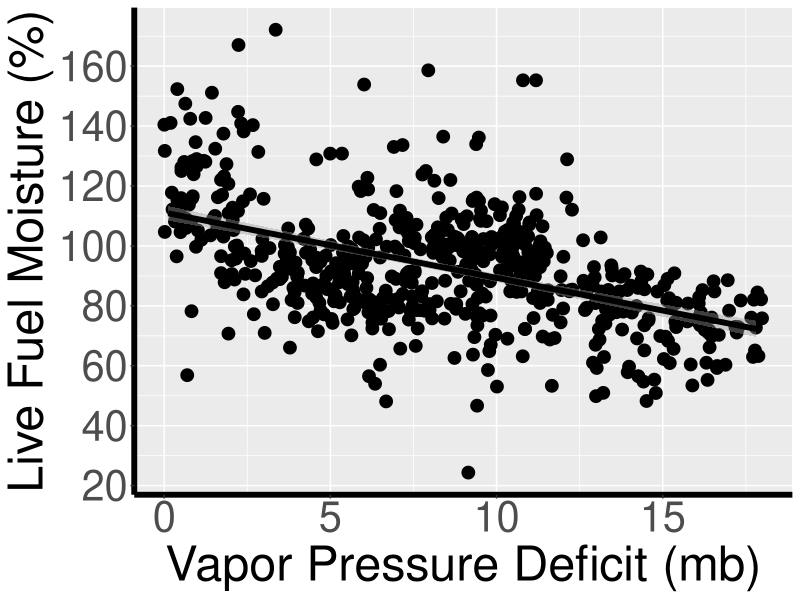
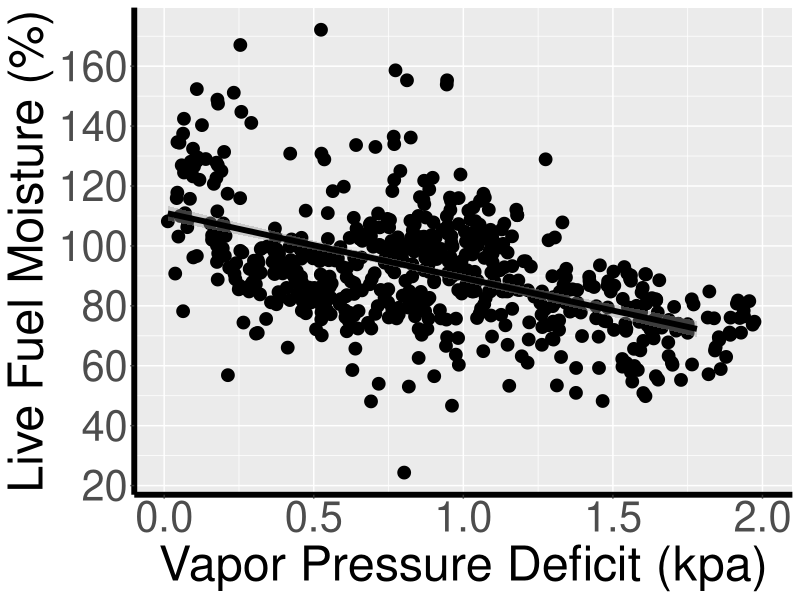
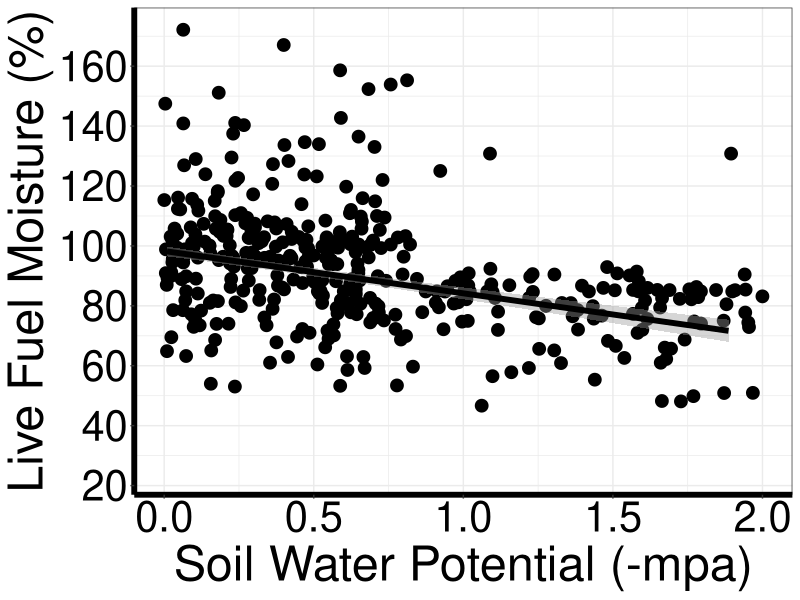
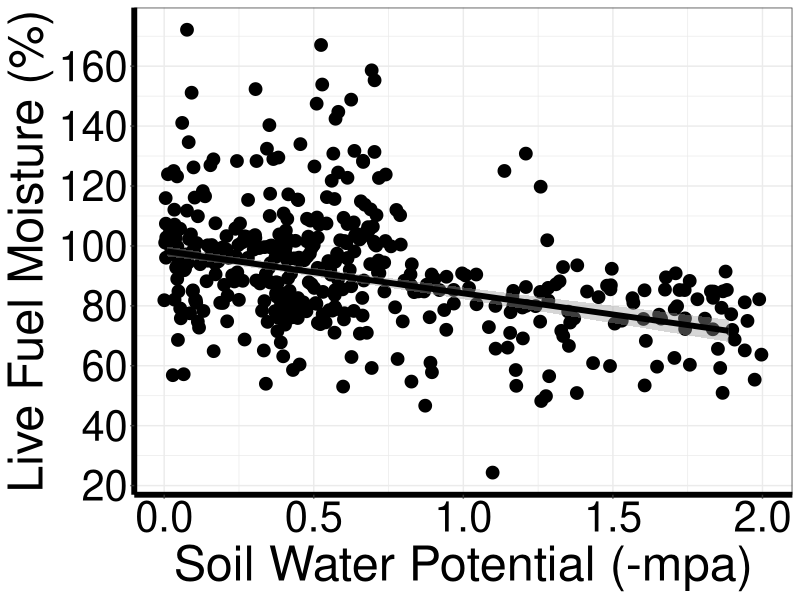

Here is the R script that generated these plots, in order: (Note: this script raises an error after producing the figures.)


library(ggplot2)
henry.theme<-theme(axis.text.x = element_text(size=30),
                   axis.text.y = element_text(size = 30),
                   axis.title.x = element_text(size=35),
                   axis.title.y = element_text(size=35),
                   axis.line = element_line (size=2))


soil_y<-read.csv("new_soil_water_potential.csv", header=T)
soil_y$vpd_kpa<-soil_y$vpd*.1


##lfm ~ vpd
ggplot(data=soil_y)+
  geom_point(position=position_jitter(w=2, h=0), aes(x=vpd, y=lfm), color="black", size=4)+
  geom_smooth(aes(x=vpd, y=lfm), color="black", method=lm, size=2, formula= (y ~ x))+
  xlab("Vapor Pressure Deficit (mb)")+
  ylab("Live Fuel Moisture (%)")+
  henry.theme+
  xlim(0,20)+
  scale_x_continuous(breaks = seq(0, 20, by=5))+ 
  xlim(0,18)+
  scale_y_continuous(breaks = seq(0, 160, by=20))


### lfm ~ vpd_kpa
ggplot(data=soil_y)+
  geom_point(position=position_jitter(w=.2, h=0),aes(x=vpd_kpa, y=lfm), color="black", size=4)+
  geom_smooth(aes(x=vpd_kpa, y=lfm), color="black", method=lm, size=2, formula= (y ~ x))+
  xlab("Vapor Pressure Deficit (kpa)")+
  ylab("Live Fuel Moisture (%)")+
  henry.theme+
  xlim(0,20)+
  scale_x_continuous(breaks = seq(0, 2, by=.5))+ 
  xlim(0,2)+
  scale_y_continuous(breaks = seq(0, 160, by=20))


#### lfm ~ soil_y jittered
ggplot(data=soil_y)+
  theme_bw()+
  geom_point(position=position_jitter(w=.7, h=0), aes(x=avg_soil_y, y=lfm), color="black", size=4)+
  geom_smooth(aes(x=avg_soil_y, y=lfm), color="black", method=lm, formula= (y ~ x), size=2)+
  xlab("Soil Water Potential (-mpa)")+
  ylab("Live Fuel Moisture (%)")+
  henry.theme+
  scale_x_continuous(breaks = seq(0, 2, by=.5))+ 
  xlim(0,2)+
  scale_y_continuous(breaks = seq(0, 160, by=20))+
  theme(axis.text = element_text(color="black"))

#### lfm ~ soil_y jittered
ggplot(data=soil_y)+
  theme_bw()+
  geom_point(position=position_jitter(w=.7, h=0), aes(x=avg_soil_y, y=lfm), color="black", size=4)+
  geom_smooth(aes(x=avg_soil_y, y=lfm), color="black", method=lm, formula= (y ~ x), size=2)+
  xlab("Soil Water Potential (-mpa)")+
  ylab("Live Fuel Moisture (%)")+
  henry.theme+
  scale_x_continuous(breaks = seq(0, 2, by=.5))+ 
  xlim(0,2)+
  scale_y_continuous(breaks = seq(0, 160, by=20))+
  theme(axis.text = element_text(color="black"))

fit.1<-lm(mean_lfm ~ vpd + avg_soil_y, data=soil_y)
summary(fit.1)

fit.2<-lm(mean_lfm ~ vpd, data=soil_y)
summary(fit.2)

fit.3<-lm(mean_lfm ~ avg_soil_y, data=soil_y)
summary(fit.3)

### Multiple regression model
#### y = 113.5667 - 1.8759(vpd) - 9.5155(avg_soil_y) 

predictions.data<-read.csv("wood_mesonet_data.csv", header=T)
predictions.data$jeffdate <- paste(predictions.data$MONTH, "-", predictions.data$DAY, "-", predictions.data$YEAR, sep ="")
predictions.data$new.date<-as.Date(predictions.data$jeffdate, format = "%m-%e-%Y")
predictions.data$daily.lfm <- 113.5667 - (1.8759*predictions.data$VDEF) - (9.5155*predictions.data$avg_soil_y)
head(predictions.data)

ggplot(data=subset(predictions.data, monthly_predicted_lfm != "NA"), aes(x=new.date, y=monthly_predicted_lfm)) +
  #geom_rect(aes(ymin=60, ymax=110, xmin = as.Date("04-12-2018",format = "%m-%d-%Y"), xmax = as.Date("04-26-2018",format = "%m-%d-%Y")),alpha =  0.1, fill = "pink", inherit.aes = FALSE) +
  geom_point(size=4) +
  geom_line(size=2) +
  ylab("Live Fuel Moisture") +
  xlab("Date") +
  scale_x_date(breaks = "1 month", date_labels="%b-%Y") +
  theme(axis.text.x = element_text(angle = 45, hjust=1, size=20),
        axis.text.y = element_text(size = 20),
        axis.title.x = element_text(size=40),
        axis.title.y = element_text(size=40),
        axis.line = element_line (size=2))+ 
  scale_y_continuous(expand=c(0,0)) +
  annotate("text", x=as.Date("10-10-2017", format="%m-%d-%Y"), y=105, label="Rhea and Complex 34 Fires", size= 8, col="red")+
  annotate("rect", xmin=as.Date("04-11-2018",format = "%m-%d-%Y"), xmax = as.Date("04-26-2018",format = "%m-%d-%Y"),
           ymin=40, ymax=110,
           alpha=.5,
           fill="red")+
  geom_point(aes(x=as.Date("04-15-2018", format="%m-%d-%Y"), y=77.32), shape=17, size=4, color="purple")+
  annotate("rect", xmin=as.Date("01-01-2017",format = "%m-%d-%Y"), xmax = as.Date("09-01-2017",format = "%m-%d-%Y"),
           ymin=52, ymax=62,
           size=2,
           alpha=.5,
           fill="white",
           color="black")+
  annotate('text', x=as.Date("03-09-2017", format = "%m-%d-%Y"), y=65, label="Legend", size=10, color="black")+
  geom_point(aes(x=as.Date("01-10-2017", format="%m-%d-%Y"), y=60), shape=17, size=4, color="purple")+
  annotate("text", x=as.Date("04-10-2017", format="%m-%d-%Y"), y=60, label= "Observed Points", color="purple", size=8)+
  geom_point(aes(x=as.Date("01-10-2017", format="%m-%d-%Y"), y=55), size=4, color="black")+
  annotate("text", x=as.Date("04-10-2017", format="%m-%d-%Y"), y=55, label= "Predicted Points", color="black", size=8)+
  geom_point(aes(x=as.Date("03-04-2018", format="%m-%d-%Y"), y=86.54), shape=17, size=4, color="purple")+
  geom_point(aes(x=as.Date("05-25-2018", format="%m-%d-%Y"), y=68.99), shape=17, size=4, color="purple")+
  geom_point(aes(x=as.Date("06-27-2018", format="%m-%d-%Y"), y=70.27), shape=17, size=4, color="purple")+
  geom_point(aes(x=as.Date("08-16-2018", format="%m-%d-%Y"), y=101.24), shape=17, size=4, color="purple")+
  geom_point(aes(x=as.Date("04-15-2018", format="%m-%d-%Y"), y=77.32), shape=17, size=4, color="purple")+
  #geom_point(aes(x=as.Date("10-22-2017", format="%m-%d-%Y"), y=109.52), shape=17, size=4, color="purple")+
  geom_point(aes(x=as.Date("12-10-2017", format="%m-%d-%Y"), y=86.22), shape=17, size=4, color="purple")+
  geom_point(aes(x=as.Date("02-03-2018", format="%m-%d-%Y"), y=91.56), shape=17, size=4, color="purple")+
  geom_point(aes(x=as.Date("06-27-2018", format="%m-%d-%Y"), y=79.39), shape=17, size=4, color="purple")+
  annotate("segment", x = as.Date("10-10-2017", format="%m-%d-%Y"), xend = as.Date("04-11-2018", format="%m-%d%Y"), y = 104, yend = 90, colour = "red", size=5, alpha=0.6, arrow=arrow())
